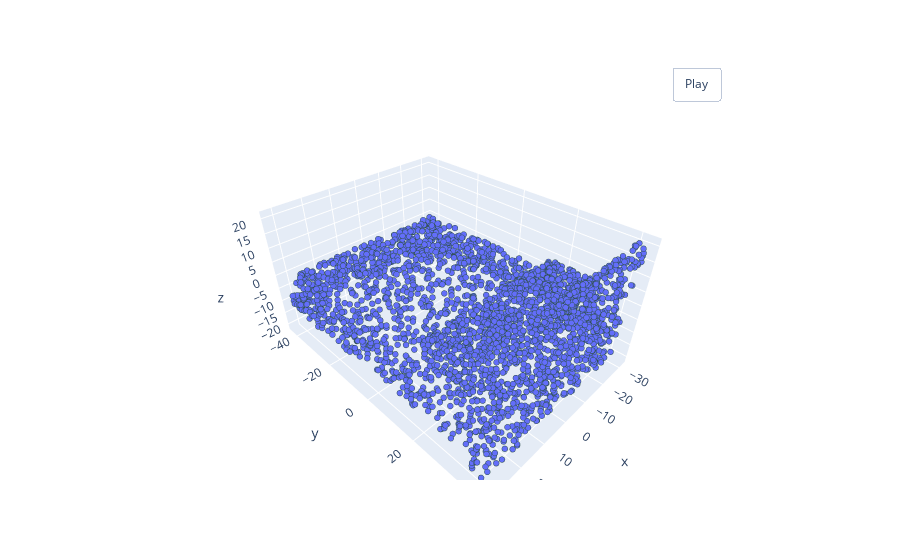

The code cell stored with this chart in its notebook:
### Code cell
pointcloud_ex = PointSampler(3000)((verts, faces))
pcshow(*pointcloud_ex.T)

### Figure 1 — Plotly figure (JSON) as saved in the notebook; plotly's stock layout.template omitted (floating-point values rounded to 4 significant figures; data arrays with more than 128 entries replaced by an {"elided": "..."} marker saying what was removed)
{"data": [{"marker": {"line": {"color": "DarkSlateGrey", "width": 2}, "size": 2}, "mode": "markers", "type": "scatter3d", "x": {"elided": "3000 float values"}, "y": {"elided": "3000 float values"}, "z": {"elided": "3000 float values"}}], "layout": {"updatemenus": [{"buttons": [{"args": [null, {"frame": {"duration": 50, "redraw": true}, "fromcurrent": true, "mode": "immediate", "transition": {"duration": 0}}], "label": "Play", "method": "animate"}], "pad": {"r": 10, "t": 45}, "showactive": false, "type": "buttons", "x": 0.8, "xanchor": "left", "y": 1, "yanchor": "bottom"}]}}
